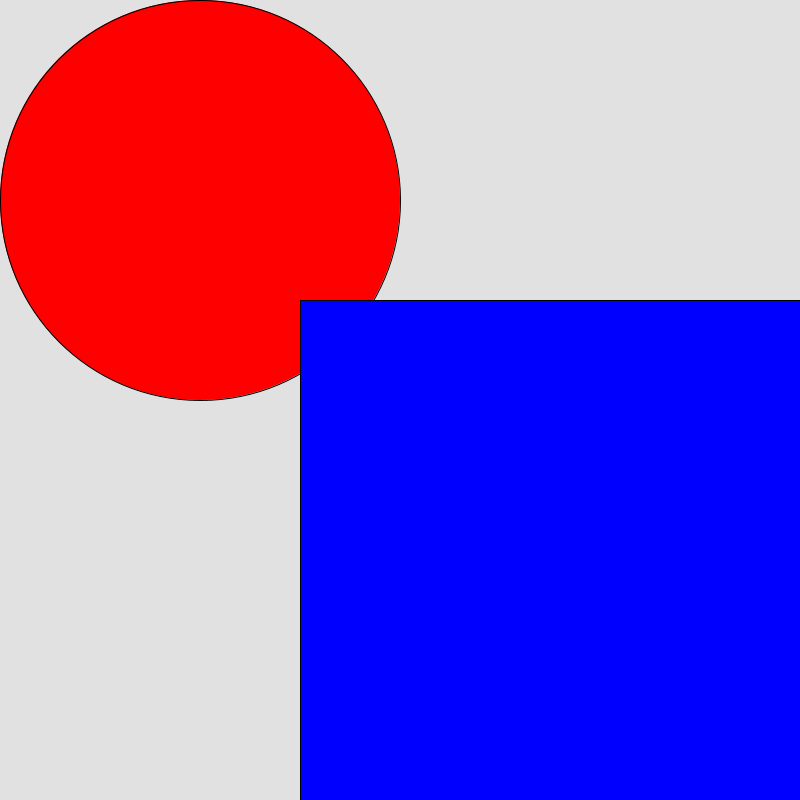
Frame 1 (no input)
Frame 60 (the mouse pressed at the canvas centre just before this capture): identical to frame 1, image omitted
Frame 120 (the mouse held since frame 60 and released just before this capture): identical to frame 1, image omitted

The Processing sketch that drew this single still picture (run headless with seeded random() and noise(); from frame 60 on, the mouse is pressed at the canvas centre):

// Processing sketch: Opg_3_1
// ── Opg_3_1.pde
void setup (){
  size(800,800);
}

int value = 1000;

void draw (){
 drawCirc();
 drawSqua();
}

void drawCirc() {
  background(225);
  fill(255,0,0);
  circle(200,200,400);
}

void drawSqua() {
  fill(0,0,255);
  square(300,300,500);
}
